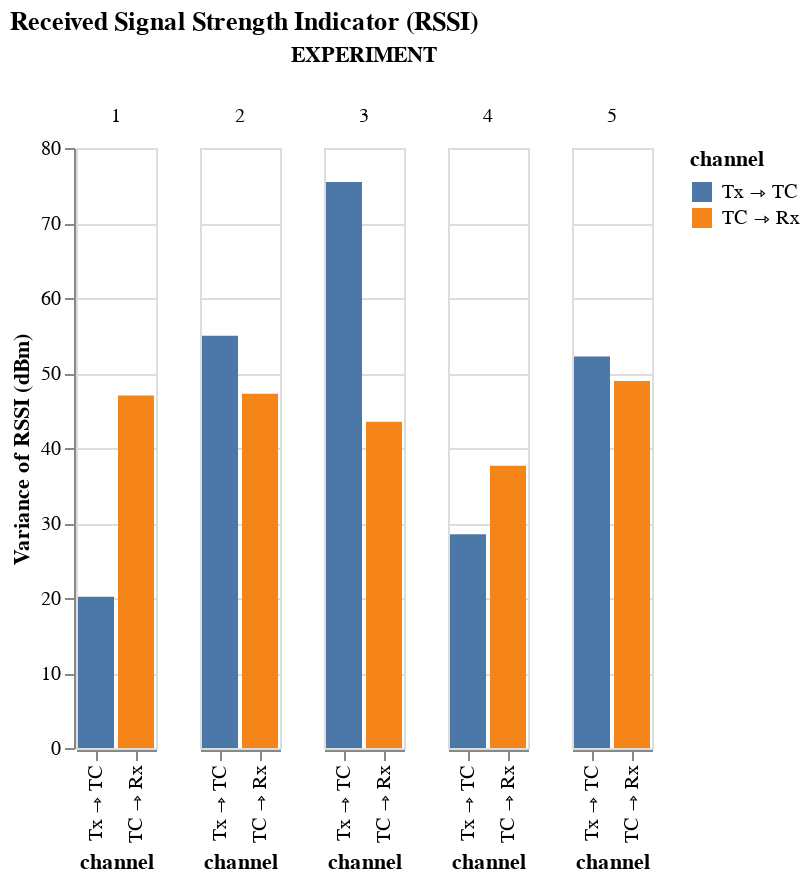

Notebook code for this chart:
### Code cell
alt.Chart(Metrics_df, title="Received Signal Strength Indicator (RSSI)").mark_bar().transform_calculate(
    channel="datum.FROM + ' ⇾ ' + datum.TO"
).encode(
    x=alt.X('channel:N', sort="descending"),
    y=alt.Y("variance(RSSI)", title = "Variance of RSSI (dBm)"),
    color=alt.Color('channel:N', sort="descending"),
    column="EXPERIMENT:N"
)

### Figure 1 — Vega-Lite specification as saved in the notebook (floating-point values rounded to 4 significant figures; data arrays with more than 128 entries replaced by an {"elided": "..."} marker saying what was removed)
{"config": {"view": {"continuousWidth": 400, "continuousHeight": 300}}, "data": {"name": "data-e31a1f1d07f7e173572a7778f730ce06"}, "mark": "bar", "encoding": {"color": {"field": "channel", "sort": "descending", "type": "nominal"}, "column": {"field": "EXPERIMENT", "type": "nominal"}, "x": {"field": "channel", "sort": "descending", "type": "nominal"}, "y": {"aggregate": "variance", "field": "RSSI", "title": "Variance of RSSI (dBm)", "type": "quantitative"}}, "title": "Received Signal Strength Indicator (RSSI)", "transform": [{"calculate": "datum.FROM + ' ⇾ ' + datum.TO", "as": "channel"}], "$schema": "https://vega.github.io/schema/vega-lite/v4.17.0.json", "datasets": {"data-e31a1f1d07f7e173572a7778f730ce06": {"elided": "809 records"}}}
